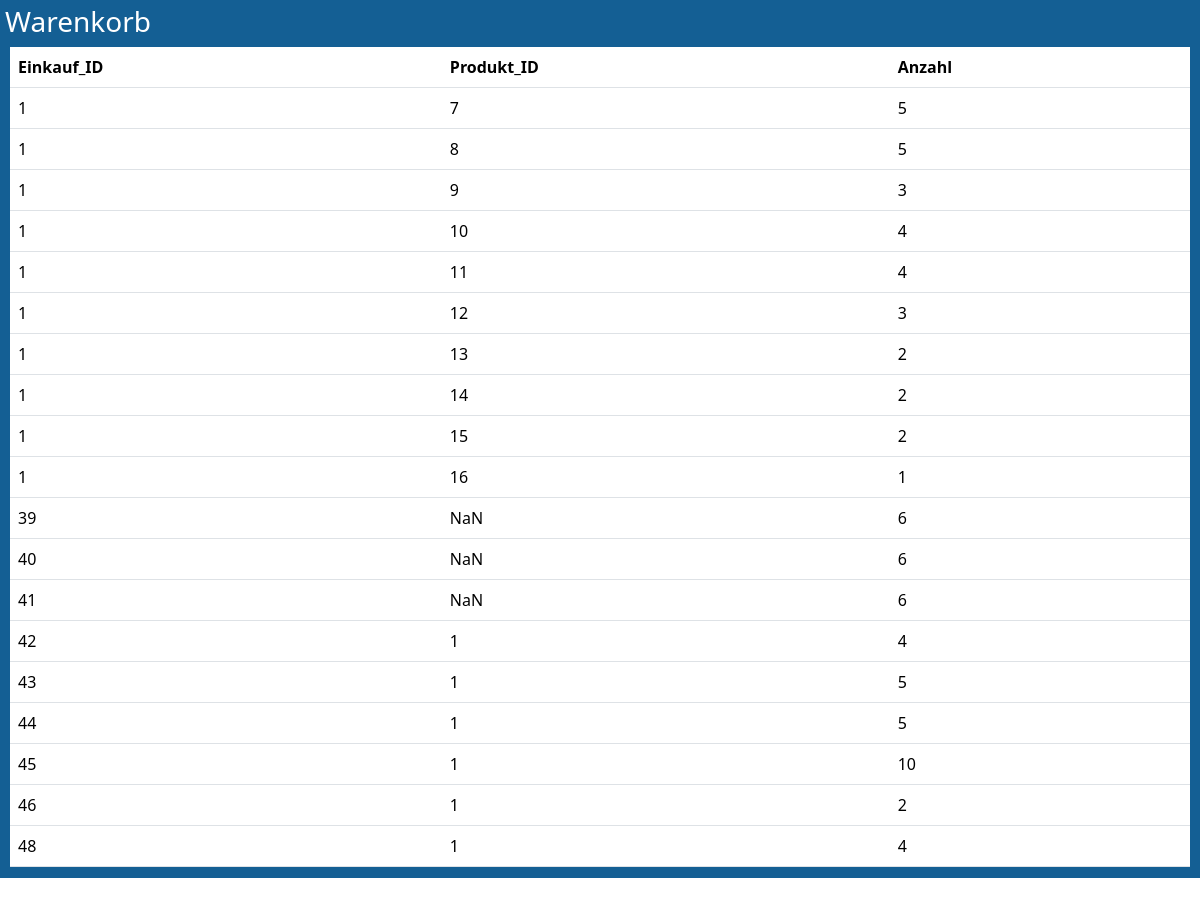
/Warenkorb, run on an earlier commit of the app's database.
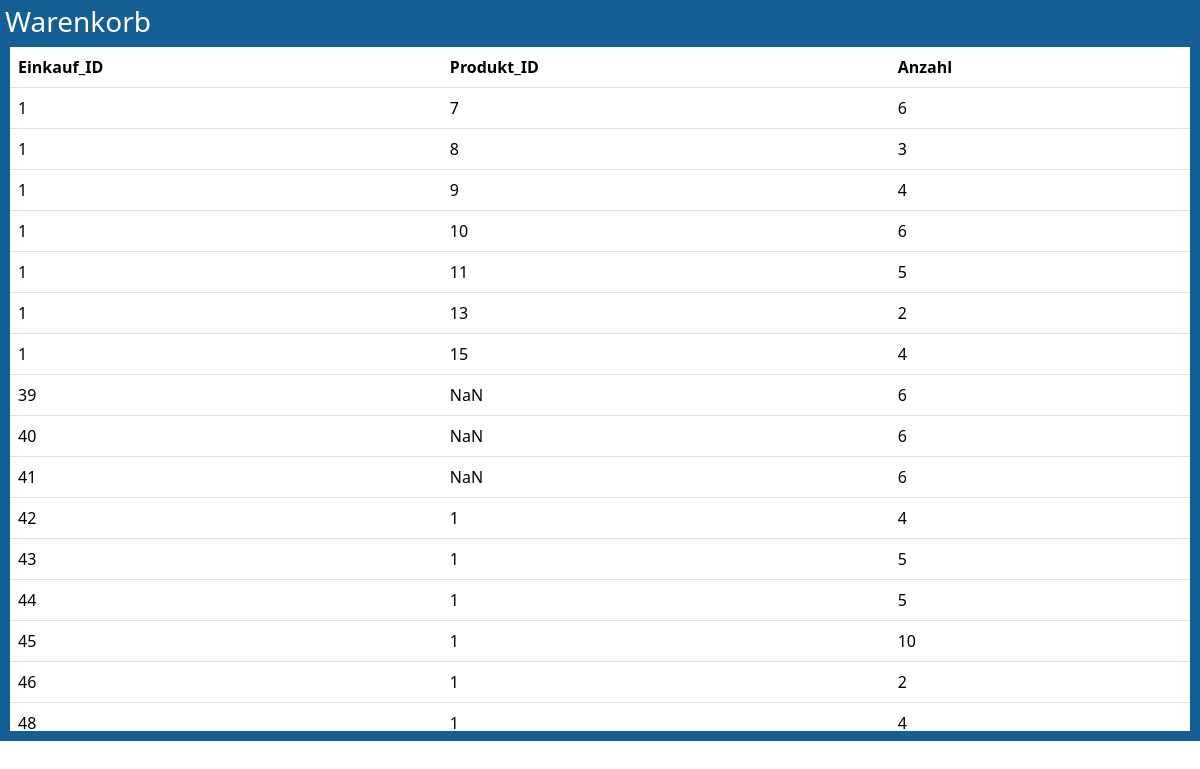
And on a later commit of the database.
### model.py (models this page shows, shortened)
class Warenkorb(db.Model):
    __tablename__ = 'warenkorb'
    Einkauf_ID = db.Column(db.Integer, db.ForeignKey('einkauf.ID'), primary_key=True)
    Produkt_ID = db.Column(db.Integer, db.ForeignKey('produkte.ID'), primary_key=True, autoincrement=False, nullable=False)
    Anzahl = db.Column(db.Integer)
    einkauf = relationship("Einkauf")
    produkt = relationship("Produkte")

### app_admin.py (the view)
@admin.route('/Warenkorb')
def show_warenkorb():
    warenkorb_entries = db.session.query(Warenkorb).all()
    column_names = ["Einkauf_ID", "Produkt_ID", "Anzahl"]
    return render_template('db_table_view.html', entries=warenkorb_entries, column_names=column_names, title = "Warenkorb")

### templates/db_table_view.html (shortened to what this page needs)
<!DOCTYPE html>
<html lang="en">
<head>
    <link rel="stylesheet" type="text/css" href="{{ url_for('static', filename='style.css') }}">
    <link href="https://cdn.jsdelivr.net/npm/bootstrap@5.3.3/dist/css/bootstrap.min.css" rel="stylesheet"
>
</head>
<body>
    <div class="dbPage-container">
        <h3>{{title}}</h1>
        <div class = " table-container">
            <table class="table">
                <thead class="thead-light">
                <tr>
                    {% for name in column_names %}
                        <th scope="col">{{ name }}</th>
                    {% endfor %}
                </tr>
                </thead>
                <tbody>
                    {% for entry in entries %}
                        <tr>
                            {% for identifier in column_names %}
                                {% if identifier == "ID" %}
                                    <th scope="row">{{ entry.ID }}</th>
                                {% else %}
                                    <td>{{ entry[identifier]  }}</td>
                                {% endif%}
                            {% endfor %}
                        </tr>
                    {% endfor %}
                </tbody>
            </table>
        </div>
    </div>
</body>
</html>

### static/style.css (style rules this page uses)
header, body, footer { background-color: rgb(24, 115, 180); color: white; height: auto; display: flex; flex-direction: column; }
.dbPage-container { background-color: rgb(20, 95, 148); color: white; flex: 1; overflow: hidden; padding: 5px; height: auto; }
.table-container { overflow-y: auto; overflow-x: auto; max-width: 100%; max-height: 75vh; margin: 5px; }
.table { width: 100%; border-collapse: collapse; table-layout: auto; }
td, th { padding : 5px; overflow: hidden; text-overflow: ellipsis; }

What changed in the data, as far as the page shows it:
removed Warenkorb: Einkauf_ID "1" "12" "3"
removed Warenkorb: Einkauf_ID "1" "14" "2"
removed Warenkorb: Einkauf_ID "1" "16" "1"
Also different on the page:
new list line: "6"
new list line: "3"
new list line: "4"
new list line: "5"
list line gone: "5"
list line gone: "3"
list line gone: "4"
list line gone: "2"
